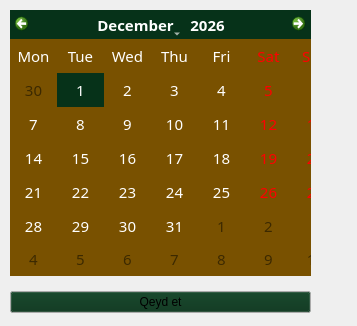
   <widget class="QWidget" name="vvindovvs_3">
    <property name="geometry">
     <rect>
      <x>0</x>
      <y>0</y>
      <width>357</width>
      <height>326</height>
     </rect>
    </property>
    <attribute name="label">
     <string>Pəncərə 3</string>
    </attribute>
    <widget class="QWidget" name="verticalLayoutWidget_4">
     <property name="geometry">
      <rect>
       <x>0</x>
       <y>0</y>
       <width>321</width>
       <height>323</height>
      </rect>
     </property>
     <layout class="QVBoxLayout" name="verticalLayout_4">
      <property name="spacing">
       <number>15</number>
      </property>
      <property name="leftMargin">
       <number>10</number>
      </property>
      <property name="topMargin">
       <number>10</number>
      </property>
      <property name="rightMargin">
       <number>10</number>
      </property>
      <property name="bottomMargin">
       <number>10</number>
      </property>
      <item>
       <widget class="QCalendarWidget" name="Vvindovvs_3_calendar">
        <property name="palette">
         <palette>
          <active>
           <colorrole role="WindowText">
            <brush brushstyle="SolidPattern">
             <color alpha="255">
              <red>255</red>
              <green>255</green>
              <blue>255</blue>
             </color>
            </brush>
           </colorrole>
           <colorrole role="Button">
            <brush brushstyle="SolidPattern">
             <color alpha="255">
              <red>121</red>
              <green>81</green>
              <blue>0</blue>
             </color>
            </brush>
           </colorrole>
           <colorrole role="Light">
            <brush brushstyle="SolidPattern">
             <color alpha="255">
              <red>181</red>
              <green>122</green>
              <blue>0</blue>
             </color>
            </brush>
           </colorrole>
           <colorrole role="Midlight">
            <brush brushstyle="SolidPattern">
             <color alpha="255">
              <red>151</red>
              <green>101</green>
              <blue>0</blue>
             </color>
            </brush>
           </colorrole>
           <colorrole role="Dark">
            <brush brushstyle="SolidPattern">
             <color alpha="255">
              <red>60</red>
              <green>41</green>
              <blue>0</blue>
             </color>
            </brush>
           </colorrole>
           <colorrole role="Mid">
            <brush brushstyle="SolidPattern">
             <color alpha="255">
              <red>81</red>
              <green>54</green>
              <blue>0</blue>
             </color>
            </brush>
           </colorrole>
           <colorrole role="Text">
            <brush brushstyle="SolidPattern">
             <color alpha="255">
              <red>255</red>
              <green>255</green>
              <blue>255</blue>
             </color>
            </brush>
           </colorrole>
           <colorrole role="BrightText">
            <brush brushstyle="SolidPattern">
             <color alpha="255">
              <red>255</red>
              <green>255</green>
              <blue>255</blue>
             </color>
            </brush>
           </colorrole>
           <colorrole role="ButtonText">
            <brush brushstyle="SolidPattern">
             <color alpha="255">
              <red>255</red>
              <green>255</green>
              <blue>255</blue>
             </color>
            </brush>
           </colorrole>
           <colorrole role="Base">
            <brush brushstyle="SolidPattern">
             <color alpha="255">
              <red>121</red>
              <green>81</green>
              <blue>0</blue>
             </color>
            </brush>
           </colorrole>
           <colorrole role="Window">
            <brush brushstyle="SolidPattern">
             <color alpha="255">
              <red>121</red>
              <green>81</green>
              <blue>0</blue>
             </color>
            </brush>
           </colorrole>
           <colorrole role="Shadow">
            <brush brushstyle="SolidPattern">
             <color alpha="255">
              <red>0</red>
              <green>0</green>
              <blue>0</blue>
             </color>
            </brush>
           </colorrole>
           <colorrole role="Highlight">
            <brush brushstyle="SolidPattern">
             <color alpha="255">
              <red>6</red>
              <green>50</green>
              <blue>25</blue>
             </color>
            </brush>
           </colorrole>
           <colorrole role="AlternateBase">
            <brush brushstyle="SolidPattern">
             <color alpha="255">
              <red>121</red>
              <green>81</green>
              <blue>0</blue>
             </color>
            </brush>
           </colorrole>
           <colorrole role="ToolTipBase">
            <brush brushstyle="SolidPattern">
             <color alpha="255">
              <red>255</red>
              <green>255</green>
              <blue>220</blue>
             </color>
            </brush>
           </colorrole>
           <colorrole role="ToolTipText">
            <brush brushstyle="SolidPattern">
             <color alpha="255">
              <red>0</red>
              <green>0</green>
              <blue>0</blue>
             </color>
            </brush>
           </colorrole>
           <colorrole role="PlaceholderText">
            <brush brushstyle="SolidPattern">
             <color alpha="127">
              <red>255</red>
              <green>255</green>
              <blue>255</blue>
             </color>
            </brush>
           </colorrole>
           <colorrole role="Accent">
            <brush brushstyle="SolidPattern">
             <color alpha="255">
              <red>0</red>
              <green>0</green>
              <blue>0</blue>
             </color>
            </brush>
           </colorrole>
          </active>
          <inactive>
           <colorrole role="WindowText">
            <brush brushstyle="SolidPattern">
             <color alpha="255">
              <red>255</red>
              <green>255</green>
              <blue>255</blue>
             </color>
            </brush>
           </colorrole>
           <colorrole role="Button">
            <brush brushstyle="SolidPattern">
             <color alpha="255">
              <red>121</red>
              <green>81</green>
              <blue>0</blue>
             </color>
            </brush>
           </colorrole>
           <colorrole role="Light">
            <brush brushstyle="SolidPattern">
             <color alpha="255">
              <red>181</red>
              <green>122</green>
              <blue>0</blue>
             </color>
            </brush>
           </colorrole>
           <colorrole role="Midlight">
            <brush brushstyle="SolidPattern">
             <color alpha="255">
              <red>151</red>
              <green>101</green>
              <blue>0</blue>
             </color>
            </brush>
           </colorrole>
           <colorrole role="Dark">
            <brush brushstyle="SolidPattern">
             <color alpha="255">
              <red>60</red>
              <green>41</green>
              <blue>0</blue>
             </color>
            </brush>
           </colorrole>
           <colorrole role="Mid">
            <brush brushstyle="SolidPattern">
             <color alpha="255">
              <red>81</red>
              <green>54</green>
              <blue>0</blue>
             </color>
            </brush>
           </colorrole>
           <colorrole role="Text">
            <brush brushstyle="SolidPattern">
             <color alpha="255">
              <red>255</red>
              <green>255</green>
              <blue>255</blue>
             </color>
            </brush>
           </colorrole>
           <colorrole role="BrightText">
            <brush brushstyle="SolidPattern">
             <color alpha="255">
              <red>255</red>
              <green>255</green>
              <blue>255</blue>
             </color>
            </brush>
           </colorrole>
           <colorrole role="ButtonText">
            <brush brushstyle="SolidPattern">
             <color alpha="255">
              <red>255</red>
              <green>255</green>
              <blue>255</blue>
             </color>
            </brush>
           </colorrole>
           <colorrole role="Base">
            <brush brushstyle="SolidPattern">
             <color alpha="255">
              <red>121</red>
              <green>81</green>
              <blue>0</blue>
             </color>
            </brush>
           </colorrole>
           <colorrole role="Window">
            <brush brushstyle="SolidPattern">
             <color alpha="255">
              <red>121</red>
              <green>81</green>
              <blue>0</blue>
             </color>
            </brush>
           </colorrole>
           <colorrole role="Shadow">
            <brush brushstyle="SolidPattern">
             <color alpha="255">
              <red>0</red>
              <green>0</green>
              <blue>0</blue>
             </color>
            </brush>
           </colorrole>
           <colorrole role="Highlight">
            <brush brushstyle="SolidPattern">
             <color alpha="255">
              <red>6</red>
              <green>50</green>
              <blue>25</blue>
             </color>
            </brush>
           </colorrole>
           <colorrole role="AlternateBase">
            <brush brushstyle="SolidPattern">
             <color alpha="255">
              <red>121</red>
              <green>81</green>
              <blue>0</blue>
             </color>
            </brush>
           </colorrole>
           <colorrole role="ToolTipBase">
            <brush brushstyle="SolidPattern">
             <color alpha="255">
              <red>255</red>
              <green>255</green>
              <blue>220</blue>
             </color>
            </brush>
           </colorrole>
           <colorrole role="ToolTipText">
            <brush brushstyle="SolidPattern">
             <color alpha="255">
              <red>0</red>
              <green>0</green>
              <blue>0</blue>
             </color>
            </brush>
           </colorrole>
           <colorrole role="PlaceholderText">
            <brush brushstyle="SolidPattern">
             <color alpha="127">
              <red>255</red>
              <green>255</green>
              <blue>255</blue>
             </color>
            </brush>
           </colorrole>
           <colorrole role="Accent">
            <brush brushstyle="SolidPattern">
             <color alpha="255">
              <red>0</red>
              <green>0</green>
              <blue>0</blue>
             </color>
            </brush>
           </colorrole>
          </inactive>
          <disabled>
           <colorrole role="WindowText">
            <brush brushstyle="SolidPattern">
             <color alpha="255">
              <red>60</red>
              <green>41</green>
              <blue>0</blue>
             </color>
            </brush>
           </colorrole>
           <colorrole role="Button">
            <brush brushstyle="SolidPattern">
             <color alpha="255">
              <red>121</red>
              <green>81</green>
              <blue>0</blue>
             </color>
            </brush>
           </colorrole>
           <colorrole role="Light">
            <brush brushstyle="SolidPattern">
             <color alpha="255">
              <red>181</red>
              <green>122</green>
              <blue>0</blue>
             </color>
            </brush>
           </colorrole>
           <colorrole role="Midlight">
            <brush brushstyle="SolidPattern">
             <color alpha="255">
              <red>151</red>
              <green>101</green>
              <blue>0</blue>
             </color>
            </brush>
           </colorrole>
           <colorrole role="Dark">
            <brush brushstyle="SolidPattern">
             <color alpha="255">
              <red>60</red>
              <green>41</green>
              <blue>0</blue>
             </color>
            </brush>
           </colorrole>
           <colorrole role="Mid">
            <brush brushstyle="SolidPattern">
             <color alpha="255">
              <red>81</red>
              <green>54</green>
              <blue>0</blue>
             </color>
            </brush>
           </colorrole>
           <colorrole role="Text">
            <brush brushstyle="SolidPattern">
             <color alpha="255">
              <red>60</red>
              <green>41</green>
              <blue>0</blue>
             </color>
            </brush>
           </colorrole>
           <colorrole role="BrightText">
            <brush brushstyle="SolidPattern">
             <color alpha="255">
              <red>255</red>
              <green>255</green>
              <blue>255</blue>
             </color>
            </brush>
           </colorrole>
           <colorrole role="ButtonText">
            <brush brushstyle="SolidPattern">
             <color alpha="255">
              <red>60</red>
              <green>41</green>
              <blue>0</blue>
             </color>
            </brush>
           </colorrole>
           <colorrole role="Base">
            <brush brushstyle="SolidPattern">
             <color alpha="255">
              <red>121</red>
              <green>81</green>
              <blue>0</blue>
             </color>
            </brush>
           </colorrole>
           <colorrole role="Window">
            <brush brushstyle="SolidPattern">
             <color alpha="255">
              <red>121</red>
              <green>81</green>
              <blue>0</blue>
             </color>
            </brush>
           </colorrole>
           <colorrole role="Shadow">
            <brush brushstyle="SolidPattern">
             <color alpha="255">
              <red>0</red>
              <green>0</green>
              <blue>0</blue>
             </color>
            </brush>
           </colorrole>
           <colorrole role="AlternateBase">
            <brush brushstyle="SolidPattern">
             <color alpha="255">
              <red>121</red>
              <green>81</green>
              <blue>0</blue>
             </color>
            </brush>
           </colorrole>
           <colorrole role="ToolTipBase">
            <brush brushstyle="SolidPattern">
             <color alpha="255">
              <red>255</red>
              <green>255</green>
              <blue>220</blue>
             </color>
            </brush>
           </colorrole>
           <colorrole role="ToolTipText">
            <brush brushstyle="SolidPattern">
             <color alpha="255">
              <red>0</red>
              <green>0</green>
              <blue>0</blue>
             </color>
            </brush>
           </colorrole>
           <colorrole role="PlaceholderText">
            <brush brushstyle="SolidPattern">
             <color alpha="127">
              <red>60</red>
              <green>41</green>
              <blue>0</blue>
             </color>
            </brush>
           </colorrole>
           <colorrole role="Accent">
            <brush brushstyle="SolidPattern">
             <color alpha="255">
              <red>85</red>
              <green>57</green>
              <blue>0</blue>
             </color>
            </brush>
           </colorrole>
          </disabled>
         </palette>
        </property>
        <property name="font">
         <font>
          <family>Poor Richard</family>
          <pointsize>11</pointsize>
          <italic>false</italic>
         </font>
        </property>
        <property name="cursor">
         <cursorShape>PointingHandCursor</cursorShape>
        </property>
        <property name="mouseTracking">
         <bool>true</bool>
        </property>
        <property name="contextMenuPolicy">
         <enum>Qt::ContextMenuPolicy::NoContextMenu</enum>
        </property>
        <property name="selectedDate">
         <date>
          <year>2026</year>
          <month>12</month>
          <day>1</day>
         </date>
        </property>
        <property name="verticalHeaderFormat">
         <enum>QCalendarWidget::VerticalHeaderFormat::NoVerticalHeader</enum>
        </property>
       </widget>
      </item>
      <item>
       <widget class="QPushButton" name="ButtonForCalendarVVindovvs3">
        <property name="palette">
         <palette>
          <active>
           <colorrole role="Button">
            <brush brushstyle="SolidPattern">
             <color alpha="255">
              <red>6</red>
              <green>50</green>
              <blue>25</blue>
             </color>
            </brush>
           </colorrole>
          </active>
          <inactive>
           <colorrole role="Button">
            <brush brushstyle="SolidPattern">
             <color alpha="255">
              <red>6</red>
              <green>50</green>
              <blue>25</blue>
             </color>
            </brush>
           </colorrole>
          </inactive>
          <disabled>
           <colorrole role="Button">
            <brush brushstyle="SolidPattern">
             <color alpha="255">
              <red>6</red>
              <green>50</green>
              <blue>25</blue>
             </color>
            </brush>
           </colorrole>
          </disabled>
         </palette>
        </property>
        <property name="cursor">
         <cursorShape>PointingHandCursor</cursorShape>
        </property>
        <property name="text">
         <string>Qeyd et</string>
        </property>
       </widget>
      </item>
     </layout>
    </widget>
   </widget>
